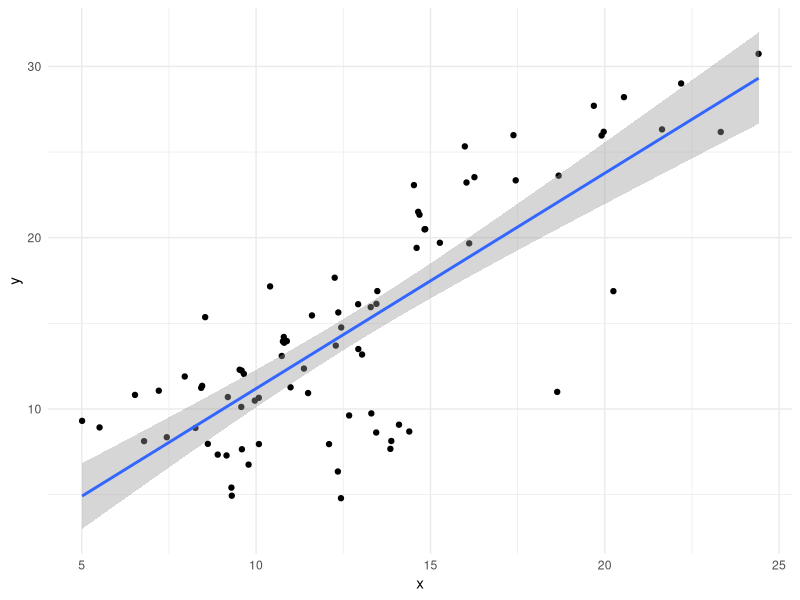
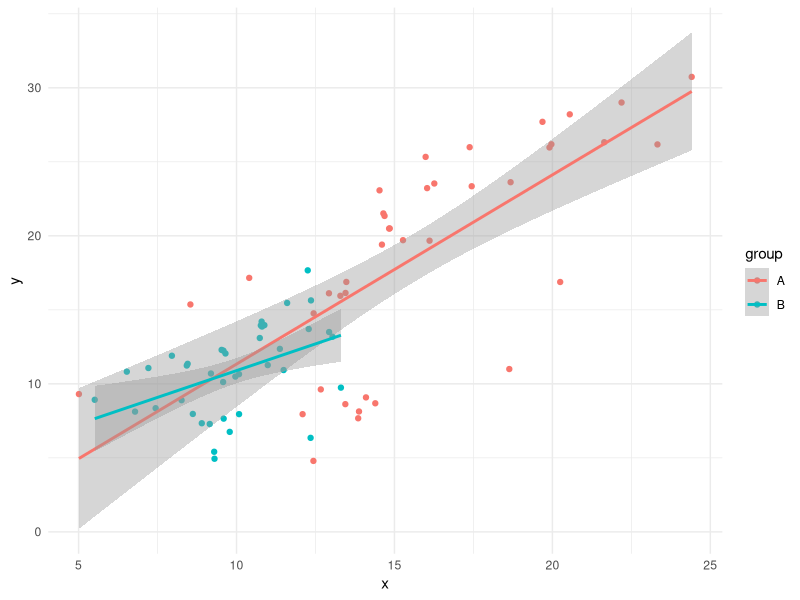
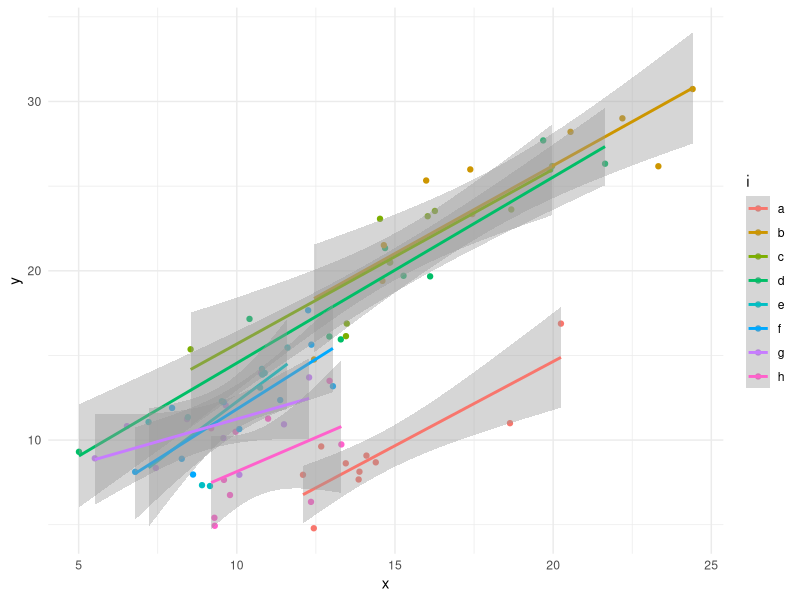
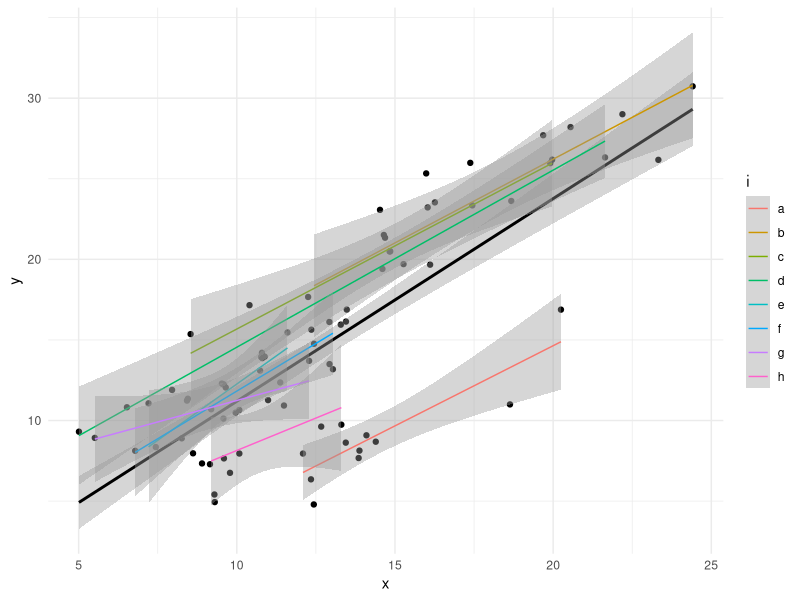
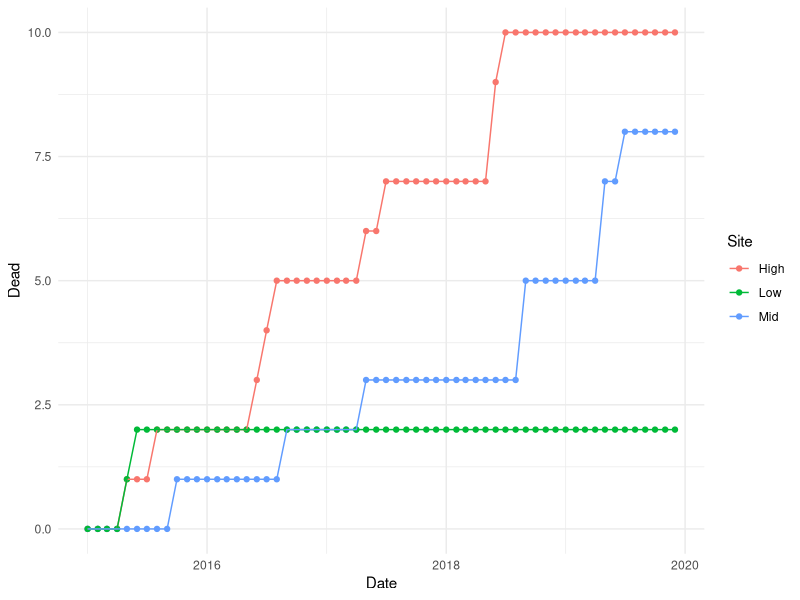
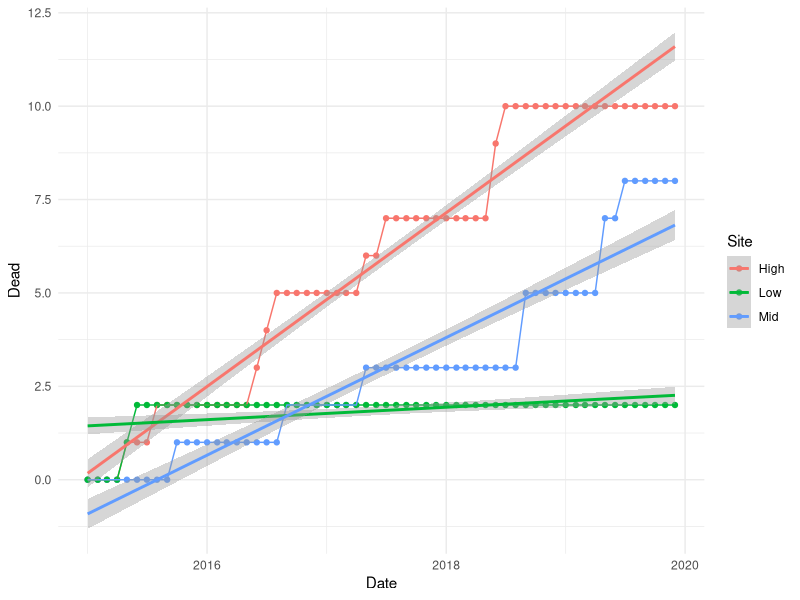
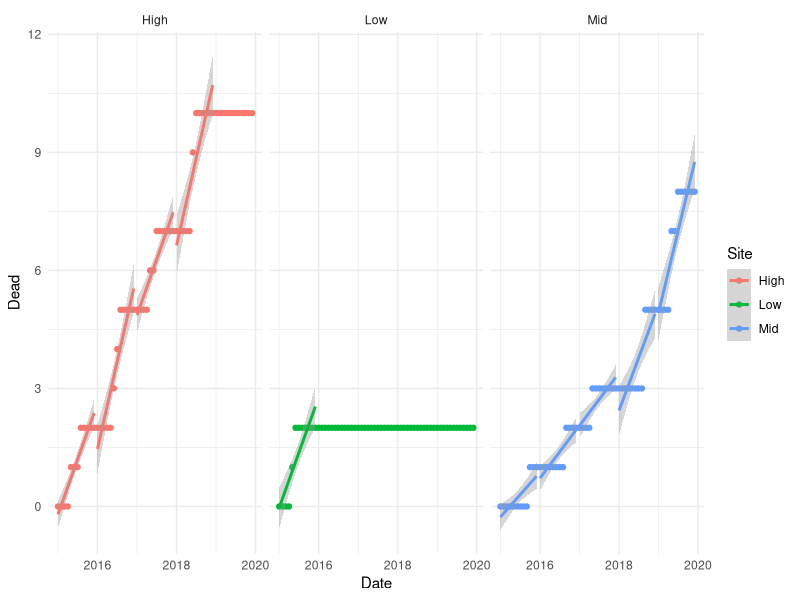

R code for these plots, in order:
## ---- chunk 1

# install packages
#install.packages('dplyr')
#install.packages('ggplot2')
#install.packages('lme4')
#install.packages('gee')
#install.packages('ggeffects')

# load libraries
library(dplyr) # for manipulating our data
library(ggplot2) # for visualization
library(lme4) # for linear mixed models
library(gee)# for general estimation models
library(ggeffects) # for plotting the GEE results


# to read the data in, we want to set the working directory
# change this to your file path
setwd("/Users/alexthompson/Dropbox/PhD data/Stats stuff/Mixed Effects workshop 2023") 

setwd("C:/Users/robert.a.thompson/Dropbox/PhD data/Stats stuff/Mixed Effects workshop 2023") 



data<-read.csv("data.csv")

## ---- chunk 2

head(data) # take a look at the data

# this plots all of the data on an x,y plane and fits a simple linear function to it
p1<-ggplot(data,aes(x,y)) + geom_point() + geom_smooth(method="lm") + theme_minimal()
p1

## ---- chunk 3
# let's estimate a linear model on the data and put numbers to what we see in the figure
summary(lm(y~x,data))

## ---- chunk 4


p2<-ggplot(data,aes(x,y,color=group)) + geom_point() + geom_smooth(method="lm") + theme_minimal()
p2

summary(lm(y~x*group,data))
coef(aov(y~x*group,data))
summary(aov(y~x*group,data))
## ---- chunk 5
p3<-ggplot(data,aes(x,y,color=i)) + geom_point() + geom_smooth(method="lm") + theme_minimal()
p3

summary(lm(y~x*i,data))


## ---- chunk 6

# intercept only random model
mod1<-lmer(y~x+(1|i),data=data)
mod1
summary(mod1)

## ---- chunk 7

# slope only random model
mod2<-lmer(y~x+(0 + x|i),data=data)
mod2
summary(mod2)

## ---- chunk 8
# slope and intercept random model
mod3<-lmer(y~x+(1 + x|i),data=data)
mod3
summary(mod3)
## ---- chunk 9
# visualizing LME
ggplot(data,aes(x,y)) + geom_point() +
  geom_smooth(method="lm",color="black",mapping=aes(y=predict(mod3,data))) + # this part plots the marginal linear model after accounting for all of the individual variation
  geom_smooth(method="lm",mapping=aes(x,y,color=i),linewidth=0.5) + # but we also want to show individual responses from our mixed effects model so we include a new mapping that incorporates individual-level as well
  theme_minimal()
## ---- chunk 10
# read in data for GLM
countdata<-read.csv("count_data.csv")%>%
  mutate(Date=paste(1,Month,Year,sep="-"))
countdata$Date<-as.Date(countdata$Date,format="%d-%B-%Y")
head(countdata)

# take a quick look at the data
ggplot(countdata,aes(Date,Dead,color=Site,group=Site)) + geom_point() + geom_line()+ theme_minimal()


## ---- chunk 11
# let's fit a GLM to our data
# month as random effect
glm1<-glmer(Dead~Site+(1|Month),family="poisson",data=countdata)
summary(glm1)
## ---- chunk 12
# year as random effect
glm2<-glmer(Dead~Site+(1|Year),family="poisson",data=countdata)
summary(glm2)
## ---- chunk 13
# date (month and year) as random effect
glm3<-glmer(Dead~Site+(1|Date),family="poisson",data=countdata)
summary(glm3)
## ---- chunk 14
# visualizing GLMMs
ggplot(countdata,aes(Date,Dead,color=Site,group=Site)) + 
  geom_point() + 
  geom_line()+ 
  geom_smooth(method="glm")+
  theme_minimal()

## ---- chunk 15

ggplot(countdata,aes(Date,Dead,color=Site,group=Year)) +
  geom_point() +
  geom_smooth(method="glm") +
  theme_minimal() +
  facet_wrap(~Site)

## ---- chunk 16
# make a general estimation equation
data<-arrange(data,i)
data$i<-as.factor(data$i)
gee_mod<-gee(y~x*group,
             data=data,
             id=i,
             family="gaussian",
             corstr="AR-M",Mv=1)
summary(gee_mod)
